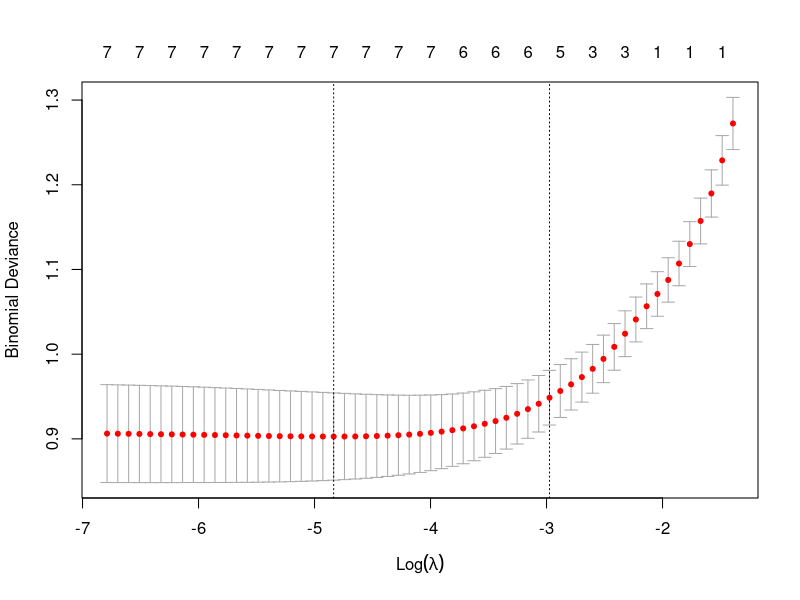

Source code (R):
#Penalized Logistic Regression
#http://www.sthda.com/english/articles/36-classification-methods-essentials/149-penalized-logistic-regression-essentials-in-r-ridge-lasso-and-elastic-net/
#-----------------------------------------------
#Penalized logistic regression imposes a penalty to the logistic model for having too many variables. This results in shrinking the coefficients of the less contributive variables toward zero. This is also known as regularization.
library(tidyverse)  #tidyverse for easy data manipulation and visualization
library(caret)      #caret for easy machine learning workflow
library(glmnet)     #glmnet, for computing penalized regression
# Load the data and remove NAs
data("PimaIndiansDiabetes2", package = "mlbench")
PimaIndiansDiabetes2 <- na.omit(PimaIndiansDiabetes2)
# Inspect the data
sample_n(PimaIndiansDiabetes2, 3)
# Split the data into training and test set
set.seed(123)
training.samples <- PimaIndiansDiabetes2$diabetes %>% 
  createDataPartition(p = 0.8, list = FALSE)
train.data  <- PimaIndiansDiabetes2[training.samples, ]
test.data <- PimaIndiansDiabetes2[-training.samples, ]
#The R function model.matrix() helps to create the matrix of predictors and also automatically converts categorical predictors to appropriate dummy variables, which is required for the glmnet() function.
# Dumy code categorical predictor variables
x <- model.matrix(diabetes~., train.data)[,-1]
# Convert the outcome (class) to a numerical variable
y <- ifelse(train.data$diabetes == "pos", 1, 0)
glmnet(x, y, family = "binomial", alpha = 1, lambda = NULL)
#x: matrix of predictor variables
#y: the response or outcome variable, which is a binary variable.
#alpha: the elasticnet mixing parameter. Allowed values include:
    #"1": for lasso regression
    #"0": for ridge regression
    #a value between 0 and 1 (say 0.3) for elastic net regression. 
#lamba: a numeric value defining the amount of shrinkage. Should be specify by analyst.
# The best lambda for your data, can be defined as the lambda that minimize the cross-validation prediction error rate. This can be determined automatically using the function cv.glmnet().
library(glmnet)
# Find the best lambda using cross-validation
set.seed(123) 
cv.lasso <- cv.glmnet(x, y, alpha = 1, family = "binomial")
# Fit the final model on the training data
model <- glmnet(x, y, alpha = 1, family = "binomial",
                lambda = cv.lasso$lambda.min)
# Display regression coefficients
coef(model)
# Make predictions on the test data
x.test <- model.matrix(diabetes ~., test.data)[,-1]
probabilities <- model %>% predict(newx = x.test)
predicted.classes <- ifelse(probabilities > 0.5, "pos", "neg")
# Model accuracy
observed.classes <- test.data$diabetes
mean(predicted.classes == observed.classes)
#-----------------Compute lasso regression------------------------
library(glmnet)
set.seed(123)
cv.lasso <- cv.glmnet(x, y, alpha = 1, family = "binomial")
plot(cv.lasso)
#RESULT::
#        The plot displays the cross-validation error according to the log of lambda.
#The left dashed vertical line indicates that the log of the optimal value of lambda is approximately -5, which is the one that minimizes the prediction error.
#This lambda value will give the most accurate model. The exact value of lambda can be viewed as follow:
cv.lasso$lambda.min
coef(cv.lasso, cv.lasso$lambda.min)
#From the output above, only the viable pressure has a coefficient exactly equal to zero.
coef(cv.lasso, cv.lasso$lambda.1se)
#Using lambda.1se, only 5 variables have non-zero coefficients. The coefficients of all other variables have been set to zero by the lasso algorithm, reducing the complexity of the model.
#Setting lambda = lambda.1se produces a simpler model compared to lambda.min, but the model might be a little bit less accurate than the one obtained with lambda.min.
#-------------Compute the final lasso model:
#===Compute the final model using lambda.min:
# Final model with lambda.min
lasso.model <- glmnet(x, y, alpha = 1, family = "binomial",
                      lambda = cv.lasso$lambda.min)
# Make prediction on test data
x.test <- model.matrix(diabetes ~., test.data)[,-1]
probabilities <- lasso.model %>% predict(newx = x.test)
predicted.classes <- ifelse(probabilities > 0.5, "pos", "neg")
# Model accuracy
observed.classes <- test.data$diabetes
mean(predicted.classes == observed.classes)
#===Compute the final model using lambda.1se:
# Final model with lambda.1se
lasso.model <- glmnet(x, y, alpha = 1, family = "binomial",
                      lambda = cv.lasso$lambda.1se)
# Make prediction on test data
x.test <- model.matrix(diabetes ~., test.data)[,-1]
probabilities <- lasso.model %>% predict(newx = x.test)
predicted.classes <- ifelse(probabilities > 0.5, "pos", "neg")
# Model accuracy rate
observed.classes <- test.data$diabetes
mean(predicted.classes == observed.classes)
#---------------Compute the full logistic model
# Fit the model
full.model <- glm(diabetes ~., data = train.data, family = binomial)
# Make predictions
probabilities <- full.model %>% predict(test.data, type = "response")
predicted.classes <- ifelse(probabilities > 0.5, "pos", "neg")
# Model accuracy
observed.classes <- test.data$diabetes
mean(predicted.classes == observed.classes)
